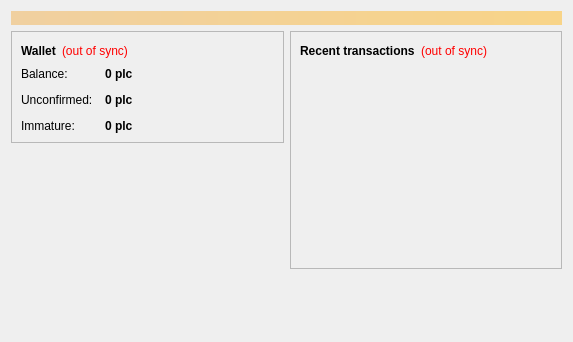
<?xml version="1.0" encoding="UTF-8"?>
<ui version="4.0">
 <class>OverviewPage</class>
 <widget class="QWidget" name="OverviewPage">
  <property name="geometry">
   <rect>
    <x>0</x>
    <y>0</y>
    <width>573</width>
    <height>342</height>
   </rect>
  </property>
  <property name="windowTitle">
   <string>Form</string>
  </property>
  <layout class="QVBoxLayout" name="topLayout">
   <item>
    <widget class="QLabel" name="labelAlerts">
     <property name="visible">
      <bool>false</bool>
     </property>
     <property name="styleSheet">
      <string notr="true">background-color: qlineargradient(x1: 0, y1: 0, x2: 1, y2: 0, stop:0 #F0D0A0, stop:1 #F8D488); color:#000000;</string>
     </property>
     <property name="wordWrap">
      <bool>true</bool>
     </property>
     <property name="margin">
      <number>3</number>
     </property>
    </widget>
   </item>
   <item>
    <layout class="QHBoxLayout" name="horizontalLayout" stretch="1,1">
     <item>
      <layout class="QVBoxLayout" name="verticalLayout_2">
       <item>
        <widget class="QFrame" name="frame">
         <property name="frameShape">
          <enum>QFrame::StyledPanel</enum>
         </property>
         <property name="frameShadow">
          <enum>QFrame::Raised</enum>
         </property>
         <layout class="QVBoxLayout" name="verticalLayout_4">
          <item>
           <layout class="QHBoxLayout" name="horizontalLayout_4">
            <item>
             <widget class="QLabel" name="label_5">
              <property name="font">
               <font>
                <weight>75</weight>
                <bold>true</bold>
               </font>
              </property>
              <property name="text">
               <string>Wallet</string>
              </property>
             </widget>
            </item>
            <item>
             <widget class="QLabel" name="labelWalletStatus">
              <property name="toolTip">
               <string>The displayed information may be out of date. Your wallet automatically synchronizes with the PlastiCoin network after a connection is established, but this process has not completed yet.</string>
              </property>
              <property name="styleSheet">
               <string notr="true">QLabel { color: red; }</string>
              </property>
              <property name="text">
               <string notr="true">(out of sync)</string>
              </property>
              <property name="alignment">
               <set>Qt::AlignLeading|Qt::AlignLeft|Qt::AlignVCenter</set>
              </property>
             </widget>
            </item>
            <item>
             <spacer name="horizontalSpacer_2">
              <property name="orientation">
               <enum>Qt::Horizontal</enum>
              </property>
              <property name="sizeHint" stdset="0">
               <size>
                <width>40</width>
                <height>20</height>
               </size>
              </property>
             </spacer>
            </item>
           </layout>
          </item>
          <item>
           <layout class="QFormLayout" name="formLayout_2">
            <property name="fieldGrowthPolicy">
             <enum>QFormLayout::AllNonFixedFieldsGrow</enum>
            </property>
            <property name="horizontalSpacing">
             <number>12</number>
            </property>
            <property name="verticalSpacing">
             <number>12</number>
            </property>
            <item row="0" column="0">
             <widget class="QLabel" name="label">
              <property name="text">
               <string>Balance:</string>
              </property>
             </widget>
            </item>
            <item row="0" column="1">
             <widget class="QLabel" name="labelBalance">
              <property name="font">
               <font>
                <weight>75</weight>
                <bold>true</bold>
               </font>
              </property>
              <property name="cursor">
               <cursorShape>IBeamCursor</cursorShape>
              </property>
              <property name="toolTip">
               <string>Your current balance</string>
              </property>
              <property name="text">
               <string notr="true">0 plc</string>
              </property>
              <property name="textInteractionFlags">
               <set>Qt::LinksAccessibleByMouse|Qt::TextSelectableByKeyboard|Qt::TextSelectableByMouse</set>
              </property>
             </widget>
            </item>
            <item row="1" column="0">
             <widget class="QLabel" name="label_3">
              <property name="text">
               <string>Unconfirmed:</string>
              </property>
             </widget>
            </item>
            <item row="1" column="1">
             <widget class="QLabel" name="labelUnconfirmed">
              <property name="font">
               <font>
                <weight>75</weight>
                <bold>true</bold>
               </font>
              </property>
              <property name="cursor">
               <cursorShape>IBeamCursor</cursorShape>
              </property>
              <property name="toolTip">
               <string>Total of transactions that have yet to be confirmed, and do not yet count toward the current balance</string>
              </property>
              <property name="text">
               <string notr="true">0 plc</string>
              </property>
              <property name="textInteractionFlags">
               <set>Qt::LinksAccessibleByMouse|Qt::TextSelectableByKeyboard|Qt::TextSelectableByMouse</set>
              </property>
             </widget>
            </item>
            <item row="2" column="0">
             <widget class="QLabel" name="labelImmatureText">
              <property name="text">
               <string>Immature:</string>
              </property>
             </widget>
            </item>
            <item row="2" column="1">
             <widget class="QLabel" name="labelImmature">
              <property name="font">
               <font>
                <weight>75</weight>
                <bold>true</bold>
               </font>
              </property>
              <property name="toolTip">
               <string>Mined balance that has not yet matured</string>
              </property>
              <property name="text">
               <string notr="true">0 plc</string>
              </property>
              <property name="textInteractionFlags">
               <set>Qt::LinksAccessibleByMouse|Qt::TextSelectableByKeyboard|Qt::TextSelectableByMouse</set>
              </property>
             </widget>
            </item>
           </layout>
          </item>
         </layout>
        </widget>
       </item>
       <item>
        <spacer name="verticalSpacer">
         <property name="orientation">
          <enum>Qt::Vertical</enum>
         </property>
         <property name="sizeHint" stdset="0">
          <size>
           <width>20</width>
           <height>40</height>
          </size>
         </property>
        </spacer>
       </item>
      </layout>
     </item>
     <item>
      <layout class="QVBoxLayout" name="verticalLayout_3">
       <item>
        <widget class="QFrame" name="frame_2">
         <property name="frameShape">
          <enum>QFrame::StyledPanel</enum>
         </property>
         <property name="frameShadow">
          <enum>QFrame::Raised</enum>
         </property>
         <layout class="QVBoxLayout" name="verticalLayout">
          <item>
           <layout class="QHBoxLayout" name="horizontalLayout_2">
            <item>
             <widget class="QLabel" name="label_4">
              <property name="text">
               <string>&lt;b&gt;Recent transactions&lt;/b&gt;</string>
              </property>
             </widget>
            </item>
            <item>
             <widget class="QLabel" name="labelTransactionsStatus">
              <property name="toolTip">
               <string>The displayed information may be out of date. Your wallet automatically synchronizes with the PlastiCoin network after a connection is established, but this process has not completed yet.</string>
              </property>
              <property name="styleSheet">
               <string notr="true">QLabel { color: red; }</string>
              </property>
              <property name="text">
               <string notr="true">(out of sync)</string>
              </property>
              <property name="alignment">
               <set>Qt::AlignRight|Qt::AlignTrailing|Qt::AlignVCenter</set>
              </property>
             </widget>
            </item>
            <item>
             <spacer name="horizontalSpacer">
              <property name="orientation">
               <enum>Qt::Horizontal</enum>
              </property>
              <property name="sizeHint" stdset="0">
               <size>
                <width>40</width>
                <height>20</height>
               </size>
              </property>
             </spacer>
            </item>
           </layout>
          </item>
          <item>
           <widget class="QListView" name="listTransactions">
            <property name="styleSheet">
             <string notr="true">QListView { background: transparent; }</string>
            </property>
            <property name="frameShape">
             <enum>QFrame::NoFrame</enum>
            </property>
            <property name="verticalScrollBarPolicy">
             <enum>Qt::ScrollBarAlwaysOff</enum>
            </property>
            <property name="horizontalScrollBarPolicy">
             <enum>Qt::ScrollBarAlwaysOff</enum>
            </property>
            <property name="selectionMode">
             <enum>QAbstractItemView::NoSelection</enum>
            </property>
           </widget>
          </item>
         </layout>
        </widget>
       </item>
       <item>
        <spacer name="verticalSpacer_2">
         <property name="orientation">
          <enum>Qt::Vertical</enum>
         </property>
         <property name="sizeHint" stdset="0">
          <size>
           <width>20</width>
           <height>40</height>
          </size>
         </property>
        </spacer>
       </item>
      </layout>
     </item>
    </layout>
   </item>
  </layout>
 </widget>
 <resources/>
 <connections/>
</ui>
